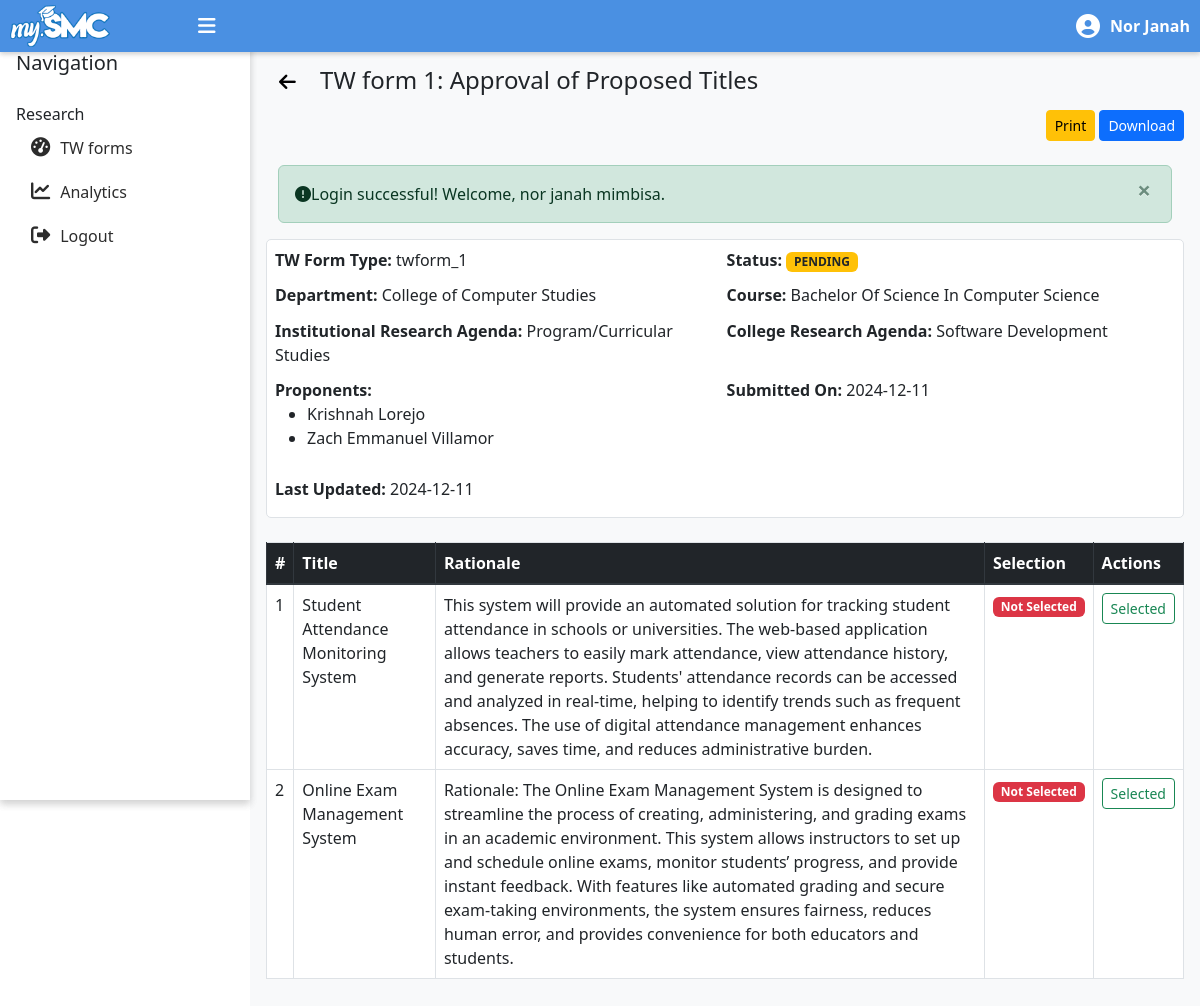
Screenshot of /student/tw-form1-details.php?tw_form_id=1 (signed in) with the database file from the repository.
### tables this page shows
CREATE TABLE `tw_forms` (
  `tw_form_id` int(11) NOT NULL,
  `form_type` enum('twform_1','twform_2','twform_3','twform_4','twform_5') NOT NULL,
  `ir_agenda_id` int(11) NOT NULL,
  `col_agenda_id` int(11) NOT NULL,
  `department_id` int(11) NOT NULL,
  `course_id` int(11) NOT NULL,
  `user_id` int(11) NOT NULL,
  `research_adviser_id` int(11) NOT NULL,
  `overall_status` enum('pending','approved','rejected','') NOT NULL,
  `comments` text DEFAULT NULL,
  `submission_date` date DEFAULT NULL,
  `last_updated` timestamp NOT NULL DEFAULT current_timestamp()
);

CREATE TABLE `departments` (
  `department_id` int(11) NOT NULL,
  `department_name` varchar(255) NOT NULL
);

CREATE TABLE `courses` (
  `course_id` int(11) NOT NULL,
  `course_name` varchar(255) NOT NULL,
  `department_id` int(11) DEFAULT NULL
);

CREATE TABLE `institutional_research_agenda` (
  `ir_agenda_id` int(11) NOT NULL,
  `ir_agenda_name` varchar(255) NOT NULL,
  `sub_areas` text DEFAULT NULL
);

CREATE TABLE `college_research_agenda` (
  `agenda_id` int(11) NOT NULL,
  `agenda_name` varchar(255) NOT NULL,
  `department_id` int(11) DEFAULT NULL,
  `description` text DEFAULT NULL
);

CREATE TABLE `proponents` (
  `proponent_id` int(11) NOT NULL,
  `tw_form_id` int(11) NOT NULL,
  `firstname` varchar(255) NOT NULL,
  `lastname` varchar(50) NOT NULL,
  `date_created` date NOT NULL DEFAULT current_timestamp()
);

CREATE TABLE `proposed_title` (
  `proposed_title_id` int(11) NOT NULL,
  `tw_form_id` int(11) NOT NULL,
  `title_name` text NOT NULL,
  `rationale` text NOT NULL,
  `is_selected` tinyint(11) DEFAULT 0,
  `date_created` date NOT NULL DEFAULT current_timestamp()
);

### messages.php (called while the page is built, shortened)
<?php
$messages = isset($_SESSION['messages']) ? $_SESSION['messages'] : [];
?>

### student/tw-form1-details.php (the view, shortened to what this page needs)
<?php
    include('student-master.php');
    require '../config/connect.php';
    include '../messages.php';
    function getTWFormDetails($id) {
        global $conn, $user_id, $user_type;
        $query = "
            SELECT
                tw.tw_form_id,
                tw.form_type,
                tw.user_id,
                tw.ir_agenda_id,
                tw.col_agenda_id,
                tw.department_id AS department,
                tw.course_id AS course,
                tw.research_adviser_id AS adviser,
                tw.comments,
                tw.overall_status,
                tw.submission_date,
                tw.last_updated,
                u.firstname AS firstname,
                u.lastname AS lastname,
                dep.department_name AS department_name,
                cou.course_name AS course_name,
                advisor.firstname AS adviser_firstname,
                advisor.lastname AS adviser_lastname,
                ira.ir_agenda_name AS ir_agenda_name,
                col_agenda.agenda_name AS col_agenda_name
            FROM TW_FORMS tw
            LEFT JOIN ACCOUNTS u ON tw.user_id = u.user_id
            LEFT JOIN DEPARTMENTS dep ON tw.department_id = dep.department_id
            LEFT JOIN COURSES cou ON tw.course_id = cou.course_id
            LEFT JOIN institutional_research_agenda ira ON tw.ir_agenda_id = ira.ir_agenda_id
            LEFT JOIN college_research_agenda col_agenda ON tw.col_agenda_id = col_agenda.agenda_id
            LEFT JOIN ACCOUNTS advisor ON tw.research_adviser_id = advisor.user_id AND advisor.user_type = 'panelist'
            WHERE tw.tw_form_id = ?
            " . ($user_type === 'student' ? "AND u.user_type = 'student' AND tw.user_id = ?" : "") . "
            ORDER BY tw.last_updated DESC
        ";
        $stmt = $conn->prepare($query);
            if ($user_type === 'student') {
                $stmt->bind_param("ii", $id, $user_id);
            } else {
                $stmt->bind_param("i", $id);
            }
            $stmt->execute();
            $result = $stmt->get_result();
        return $result->num_rows > 0 ? $result->fetch_assoc() : null;
    }
    function GetProponents($tw_form_id) {
        global $conn;
        $query = "
            SELECT
                pro.proponent_id,
                pro.tw_form_id,
                pro.firstname,
                pro.lastname
                FROM PROPONENTS pro
                LEFT JOIN TW_FORMS tw ON pro.tw_form_id = tw.tw_form_id
                WHERE pro.tw_form_id = ?
            ";
        $stmt = $conn->prepare($query);
        $stmt->bind_param("i", $tw_form_id);
        $stmt->execute();
        $result = $stmt->get_result();
        return $result->fetch_all(MYSQLI_ASSOC);
    }
    function GetTitles($tw_form_id) {
        global $conn;
        $query = "
            SELECT
                title.proposed_title_id,
                title.tw_form_id,
                title.title_name,
                title.rationale,
                title.is_selected
            FROM PROPOSED_TITLE title
            LEFT JOIN TW_FORMS tw ON title.tw_form_id = tw.tw_form_id
            WHERE title.tw_form_id = ?
            ORDER BY title.date_created DESC
        ";
        $stmt = $conn->prepare($query);
        $stmt->bind_param("i", $tw_form_id);
        $stmt->execute();
        $result = $stmt->get_result();
        return $result->fetch_all(MYSQLI_ASSOC);
    }
    $tw_form_id = $_GET['tw_form_id'];
    $twform_details = getTWFormDetails($tw_form_id);
    $proponents = GetProponents($tw_form_id);
    $titles = GetTitles($tw_form_id);
?>
<section id="twform-1-details" class="pt-4">
    <div class="header-container pt-4">
        <h4 class="text-left">
        <a href="javascript:history.back()" class="btn btn-link">
            <i class="fas fa-arrow-left" style="margin-right: 5px;text-decoration: none; color: black; font-size: 1.2rem;"></i>
         </a>
            TW form 1: Approval of Proposed Titles
        </h4>
    </div>
    <div class="d-flex justify-content-end align-items-center mb-4">
    <div class="actions">
        <a href="../generate_twform1_pdf.php?tw_form_id=<?php $twform_details['tw_form_id'] ?>&action=I" class="btn btn-warning btn-sm" target="_blank">Print</a>
        <a href="../generate_twform1_pdf.php?tw_form_id=<?php $twform_details['tw_form_id'] ?>&action=D" class="btn btn-primary btn-sm" target="_blank">Download</a>
    </div>
    </div>
        <?php if (!empty($messages)): ?>
            <div class="container mt-3">
                <?php foreach ($messages as $message): ?>
                    <div class="alert alert-<?= htmlspecialchars($message['tags']) ?> alert-dismissible fade show" role="alert">
                    <i class="fa-solid fa-circle-exclamation"></i> <?= htmlspecialchars($message['content']) ?>
                        <button type="button" class="close" data-bs-dismiss="alert" aria-label="Close">
                            <span aria-hidden="true">&times;</span>
                        </button>
                    </div>
                <?php endforeach; ?>
            </div>
        <?php endif; ?>
        <div class="details-section">
            <div><strong>TW Form Type: </strong><?= htmlspecialchars($twform_details['form_type']) ?></div>
            <div><strong>Status: </strong><?php
                    $status = strtoupper(htmlspecialchars($twform_details['overall_status']));
                    $badgeClass = '';
                    if ($status === 'PENDING') {
                        $badgeClass = 'badge bg-warning text-dark';
                    } elseif ($status === 'APPROVED') {
                        $badgeClass = 'badge bg-success';
                    } elseif ($status === 'REJECTED') {
                        $badgeClass = 'badge bg-danger';
                    } else {
                        $badgeClass = 'badge bg-secondary';
                    }
                    ?>
                <span class="<?= $badgeClass ?>"><?= $status ?></span></div>
                <div><strong>Department:</strong> <?= htmlspecialchars($twform_details['department_name']) ?></div>
                <div><strong>Course:</strong> <?= ucwords(htmlspecialchars($twform_details['course_name']))?></div>
                <div><strong>Institutional Research Agenda:</strong> <?= htmlspecialchars($twform_details['ir_agenda_name']) ?></div>
                <div><strong>College Research Agenda:</strong> <?= htmlspecialchars($twform_details['col_agenda_name']) ?></div>
                <div>
                    <strong>Proponents:</strong>
                    <?php if (!empty($proponents)): ?>
                        <ul>
                            <?php foreach ($proponents as $proponent): ?>
                                <li><?= ucwords(htmlspecialchars($proponent['firstname'] . ' ' . $proponent['lastname'])) ?></li>
                            <?php endforeach; ?>
                        </ul>
                    <?php else: ?>
                        <p>No proponents found for this form.</p>
                    <?php endif; ?>
                </div>
                <div><strong>Submitted On:</strong> <?= date("Y-m-d", strtotime($twform_details['submission_date'])) ?></div>
                <div><strong>Last Updated:</strong> <?= date("Y-m-d", strtotime($twform_details['last_updated'])) ?></div>
        </div>
            <div class="table-container mt-4">
                    <?php if (!empty($titles)): ?>
                        <table id="items-table" class="table table-bordered display">
                            <thead class="thead-dark">
                                <tr>
                                    <th scope="col">#</th>
                                    <th scope="col">Title</th>
                                    <th scope="col">Rationale</th>
                                    <th scope="col">Selection</th>
                                    <th scope="col">Actions</th>
                                </tr>
                            </thead>
                            <tbody>
                                <?php foreach ($titles as $index => $title): ?>
                                    <tr>
                                        <td><?= $index + 1 ?></td>
                                        <td><?= htmlspecialchars($title['title_name']) ?></td>
                                        <td><?= htmlspecialchars($title['rationale']) ?></td>
                                        <td>
                                            <?php if ($title['is_selected'] == 1): ?>
                                                <span class="badge btn-success">Selected</span>
                                            <?php else: ?>
                                                <span class="badge btn-danger">Not Selected</span>
                                            <?php endif; ?>
                                        </td>
                                        <td>
                                            <?php if (isset($title['proposed_title_id']) && $title['is_selected']): ?>
                                                <form method="post" action="update-title-status.php" onsubmit="return confirm('Are you sure you want to deselect this title?');" style="display:inline;">
                                                    <input type="hidden" name="proposed_title_id" value="<?= htmlspecialchars($title['proposed_title_id']); ?>">
                                                    <input type="hidden" name="tw_form_id" value="<?= htmlspecialchars($twform_details['tw_form_id']); ?>">
                                                    <input type="hidden" name="form_type" value="<?= htmlspecialchars($twform_details['form_type']); ?>">
                                                    <input type="hidden" name="new_status" value="0">
                                                    <button type="submit" class="btn btn-sm btn-outline-danger">Deselected</button>
                                                </form>
                                            <?php elseif (isset($title['proposed_title_id'])): ?>
                                                <form method="post" action="update-title-status.php" onsubmit="return confirm('Are you sure you want to select this title?');" style="display:inline;">
                                                    <button type="submit" class="btn btn-sm btn-outline-success">Selected</button>
                                                </form>
                                            <?php endif; ?>
                                        </td>
                                    </tr>
                                <?php endforeach; ?>
                            </tbody>
                        </table>
                        <?php else: ?>
                            <div class="col-12">
                                <p class="text-center text-muted">No proposed titles available.</p>
                            </div>
                        <?php endif; ?>
            </div>
</section>
<?php
include('student-master.php');
?>

### rows the page displays
tw_forms: form_type "twform_1", overall_status "PENDING", department.department_name "College of Computer Studies", course.course_name "Bachelor Of Science In Computer Science", ir_agenda.ir_agenda_name "Program/Curricular Studies", col_agenda.agenda_name "Software Development", submission_date "2024-12-11", last_updated "2024-12-11"
proponents: firstname+lastname "Krishnah Lorejo"
proponents: firstname+lastname "Zach Emmanuel Villamor"
proposed_title: title_name "Student Attendance Monitoring System", rationale "This system will provide an automated solution for tracking student attendance in schools or universities. The web-based application allows teachers to easily mark attendance, view attendance history, and generate reports. Students' attendance records can be accessed and analyzed in real-time, helping to identify trends such as frequent absences. The use of digital attendance management enhances accuracy, saves time, and reduces administrative burden.", is_selected "Not Selected"
proposed_title: title_name "Online Exam Management System", rationale "Rationale: The Online Exam Management System is designed to streamline the process of creating, administering, and grading exams in an academic environment. This system allows instructors to set up and schedule online exams, monitor students’ progress, and provide instant feedback. With features like automated grading and secure exam-taking environments, the system ensures fairness, reduces human error, and provides convenience for both educators and students.", is_selected "Not Selected"

### other values shown
$firstname "Nor Janah"
$message['content'] "Login successful! Welcome, nor janah mimbisa."
